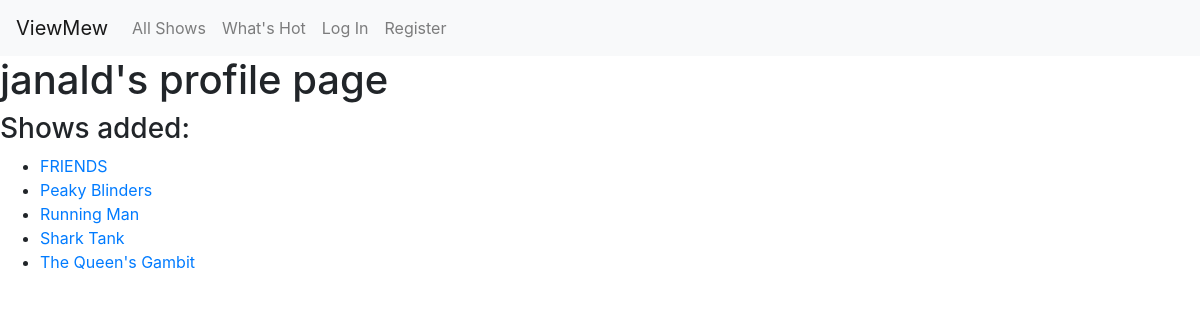
The page /profile/janald on the database its author committed.
### capstone/models.py (models this page shows, shortened)
class User(AbstractUser):
    favorites = models.ManyToManyField("Show", blank=True, related_name="favorited_by")

class Show(models.Model):
    creator = models.ForeignKey(User, on_delete=models.CASCADE)  # The user who created the show
    title = models.TextField()  # The title of the show
    genre = models.TextField() # The genre the show belongs to
    description = models.TextField() # The description of the show
    rating = models.ManyToManyField(User, through='Rating', related_name='rated_shows')
    favorites = models.ManyToManyField(User, related_name='liked_shows', blank=True)  # Users who favorited the show
    image_url = models.TextField()
    average_rating = models.DecimalField(max_digits=3, decimal_places=2, default=0.00)

### capstone/views.py (the view)
# urls.py: path("profile/<str:username>", views.profile, name="profile"),
def profile(request, username):
    try:
        user_profile = User.objects.get(username=username)
    except User.DoesNotExist:
        return HttpResponse("User not found", status=404)
    user_shows = Show.objects.filter(creator=user_profile).order_by('title')
    return render(request, "capstone/profile.html", {
        "user_profile": user_profile,
        "user_shows": user_shows,
    })

### capstone/templates/capstone/profile.html
{% extends "capstone/layout.html" %}
{% load static %}
{% block body %}
    <h1 id="user-header">{{ user_profile.username }}'s profile page</h1>
    <h3 id="user-header">Shows added:</h1>
    <ul>
    {% for show in user_shows %}
    <li><a href="{% url 'show_view' show.id %}">{{ show.title }}</a></li>
    {% empty %}
    <p>{{ user_profile.username }} has not added any shows.</p>
    {% endfor %}
    </ul>
{% endblock %}

### rows shown on the page
User: username "janald"
Show: title "FRIENDS"
Show: title "Peaky Blinders"
Show: title "Running Man"
Show: title "Shark Tank"
Show: title "The Queen's Gambit"
